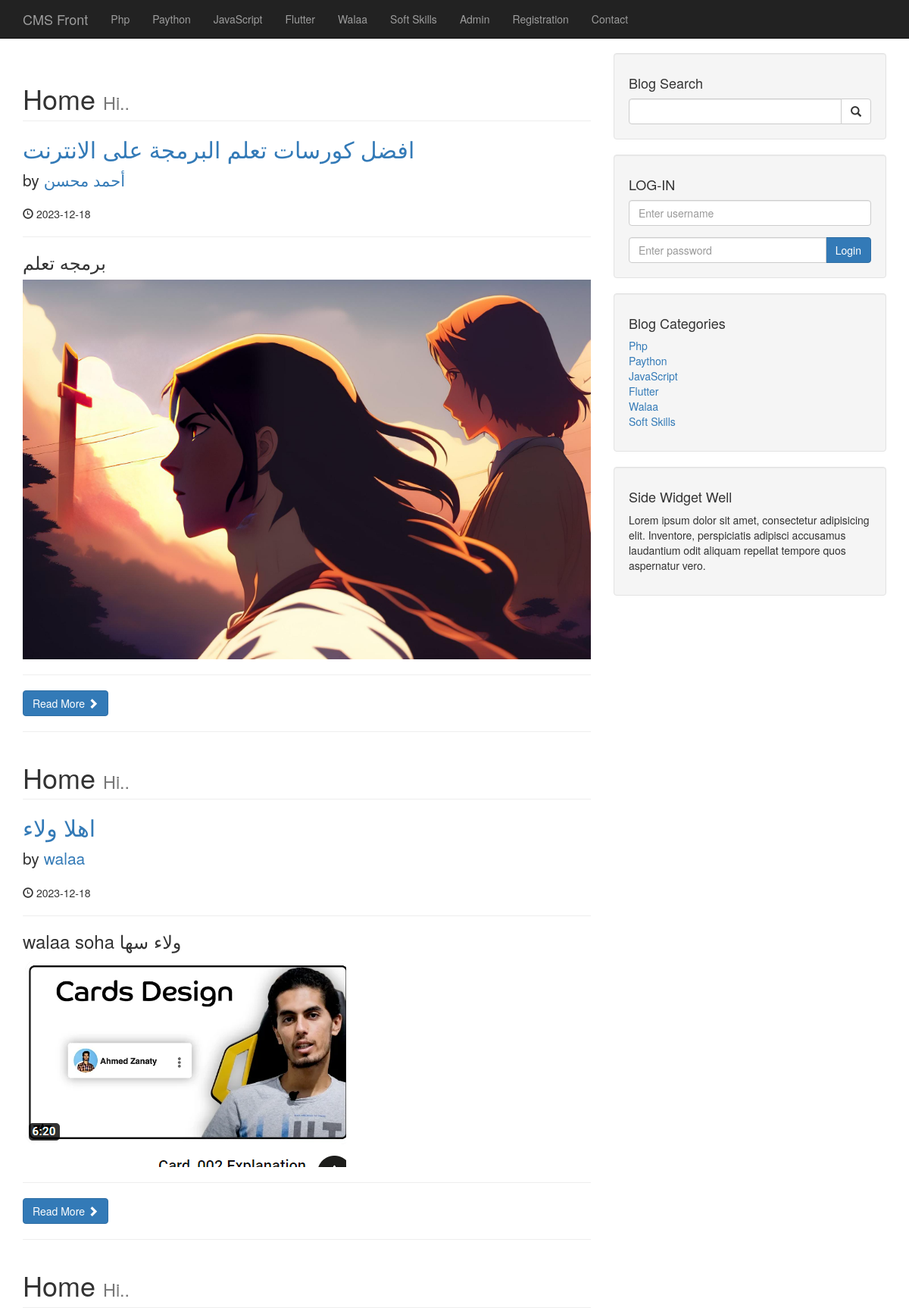
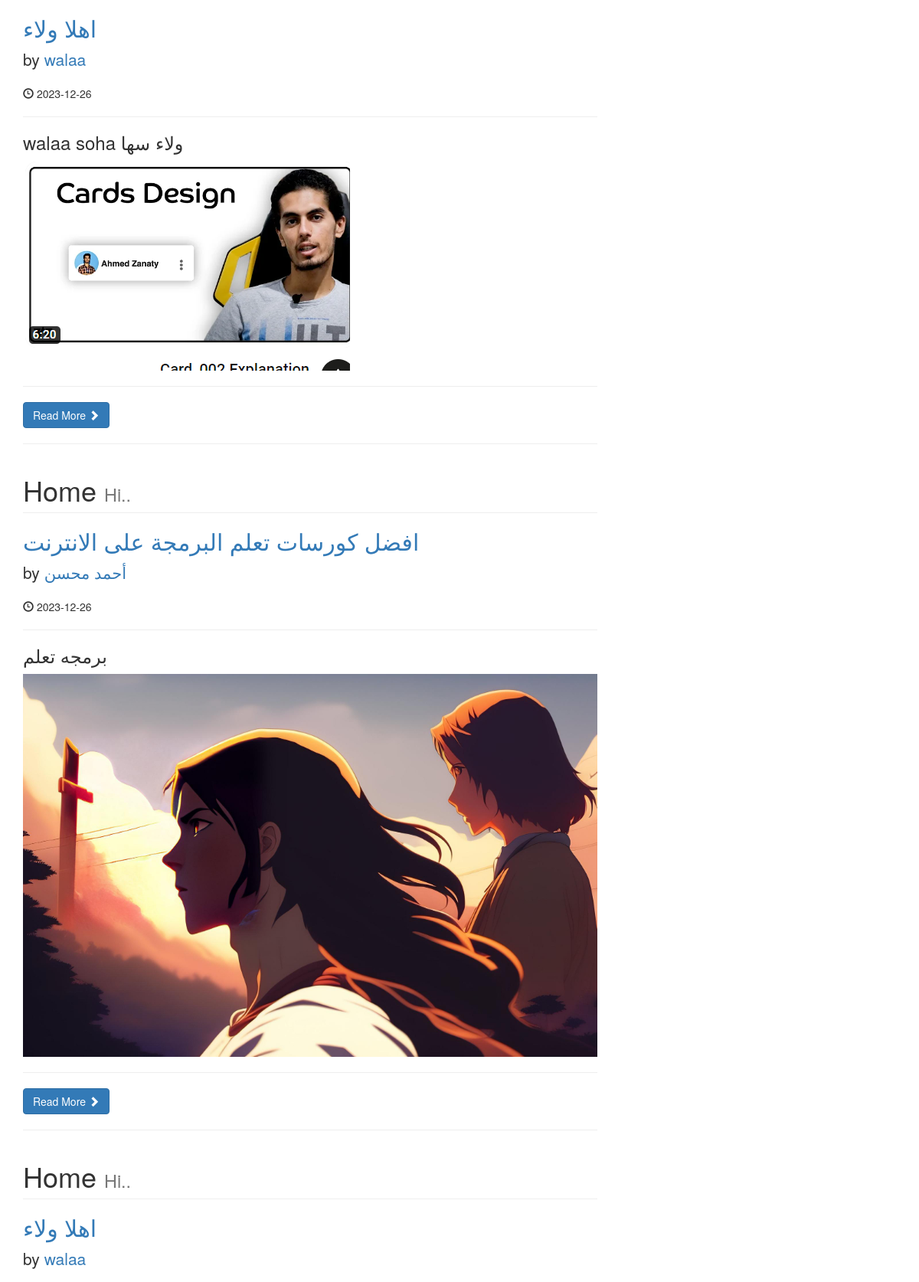
/category.php?category=63 (upper part), run on the app's committed database (2 pictures, top to bottom).
### tables this page shows
CREATE TABLE `categories` (
  `cat_id` int(3) NOT NULL,
  `cat_title` varchar(255) NOT NULL
);

CREATE TABLE `posts` (
  `post_id` int(3) NOT NULL,
  `post_category_id` int(3) NOT NULL,
  `post_title` varchar(255) NOT NULL,
  `post_author` varchar(255) NOT NULL,
  `post_date` date NOT NULL,
  `post_image` text NOT NULL,
  `post_content` text NOT NULL,
  `post_tags` varchar(255) NOT NULL,
  `post_comment_count` int(11) NOT NULL,
  `post_status` varchar(255) NOT NULL DEFAULT 'draft',
  `post_views_count` int(11) NOT NULL
);

### category.php (the view, shortened to what this page needs)
<?php include "includes/header.php"; ?>
<body>
	<?php include "includes/navigation.php"; ?>
	<div class="container">
		<div class="row">
			<div class="col-md-8">
				<?php
				if (isset($_GET['category']))
					$posts_of_category = $_GET['category'];
				$query = "SELECT * FROM `posts` WHERE post_category_id= $posts_of_category ";
				$select_all_posts_query = mysqli_query($connection, $query);
				while ($row = mysqli_fetch_assoc($select_all_posts_query)) {
					$post_id = $row['post_id'];
					$post_title = $row['post_title'];
					$post_author = $row['post_author'];
					$post_date = $row['post_date'];
					$post_tags = $row['post_tags'];
					$post_image = $row['post_image'];
					?>
					<h1 class="page-header">
						Home
						<small>Hi..</small>
					</h1>
					<h2>
						<a href="post.php?p_id=<?php echo $post_id; ?>">
							<?php echo $post_title; ?>
						</a>
					</h2>
					<p class="lead">
						by <a href="index.php">
							<?php echo $post_author ?>
						</a>
					</p>
					<p><span class="glyphicon glyphicon-time"></span>
						<?php echo $post_date; ?>
					</p>
					<hr>
					<h3>
						<?php echo $post_tags; ?>
					</h3>
					<img class="img-responsive" src=" images/<?php echo $post_image; ?>" alt="فيه مشكله">
					<hr>
					<a class="btn btn-primary" href="#">Read More <span
							class="glyphicon glyphicon-chevron-right"></span></a>
					<hr>
				<?php } ?>
			</div>
			<?php include "includes/blogsidebar.php"; ?>
		</div>
</body>
</html>

### includes/navigation.php (shortened to what this page needs)
<nav class="navbar navbar-inverse navbar-fixed-top" role="navigation">
    <div class="container">
        <div class="navbar-header">
            <a class="navbar-brand" href="index.php">CMS Front</a>
        </div>
        <div class="collapse navbar-collapse" id="bs-example-navbar-collapse-1">
            <ul class="nav navbar-nav">
                <?php
                include "dp.php";
                $query = "SELECT * FROM `categories`";
                $selectAllItemsFromCategories = mysqli_query($connection, $query);
                while ($row = mysqli_fetch_assoc($selectAllItemsFromCategories)) {
                    $catTitle = $row['cat_title'];
                    $cat_id = $row['cat_id'];
                    if (isset($cat_id) && isset($catTitle)) {
                        echo "<li><a href='category.php?category={$cat_id}'>{$catTitle}</a></li>";
                    } else {
                        echo "<li><a href='#'>Category not available</a></li>";
                    }
                }
                ?>
                <li>
                    <a href="admin">Admin</a>
                </li>
                <li>
                    <a href="registration.php">Registration</a>
                </li>
                <li>
                    <a href="contact.php">Contact</a>
                </li>
            </ul>
        </div>
    </div>
</nav>

### includes/blogsidebar.php
<div class="col-md-4">
    <div class="well">
        <h4>Blog Search</h4>
        <form action="search.php" method="post">
            <div class="input-group">
                <input name="search" type="text" class="form-control">
                <span class="input-group-btn">
                    <button name="submit" type="submit" class="btn btn-default">
                        <span class="glyphicon glyphicon-search"></span>
                    </button>
                </span>
            </div>
        </form>
    </div>
    <div class="well">
        <h4>LOG-IN</h4>
        <form action="includes/login.php" method="post">
            <div class="form-group">
                <input name="username" type="text" class="form-control" placeholder="Enter username">
            </div>
            <div class="input-group">
                <input name="password" type="password" class="form-control" placeholder="Enter password">
                <span class="input-group-btn">
                    <button name="login" type="submit" class="btn btn-primary">
                        Login
                    </button>
                </span>
            </div>
        </form>
    </div>
    <div class="well">
        <h4>Blog Categories</h4>
        <?php
        $query = "SELECT * FROM `categories`";
        $select_categories_sidebar = mysqli_query($connection, $query);
        ?>
        <div class="row">
            <div class="col-lg-6">
                <ul class="list-unstyled">
                    <?php
                    while ($row = mysqli_fetch_assoc($select_categories_sidebar)) {
                        $catTitle = $row['cat_title'];
                        $cat_id = $row['cat_id'];
                        echo "<li>
                                <a href='category.php?category={$cat_id}'>{$catTitle}</a>
                                  </li>";
                    }
                    ?>
                </ul>
            </div>
        </div>
    </div>
    <?php include("includes/sideWidget.php") ?>

### css/blog-home.css (style rules this page uses)
body { padding-top: 70px; }

### data on the page
categories: cat_title "Php"
categories: cat_title "Paython"
categories: cat_title "JavaScript"
categories: cat_title "Flutter"
categories: cat_title "Walaa"
categories: cat_title "Soft Skills"
posts: post_title "افضل كورسات تعلم البرمجة على الانترنت", post_author "أحمد محسن", post_date "2023-12-18", post_tags "برمجه تعلم", post_image (picture)
posts: post_title "اهلا ولاء", post_author "walaa", post_date "2023-12-18", post_tags "walaa soha ولاء سها", post_image (picture)
posts: post_title "اهلا ولاء", post_author "walaa", post_date "2023-12-26", post_tags "walaa soha ولاء سها", post_image (picture)
posts: post_title "افضل كورسات تعلم البرمجة على الانترنت", post_author "أحمد محسن", post_date "2023-12-26", post_tags "برمجه تعلم", post_image (picture)
posts: post_title "اهلا ولاء", post_author "walaa"
